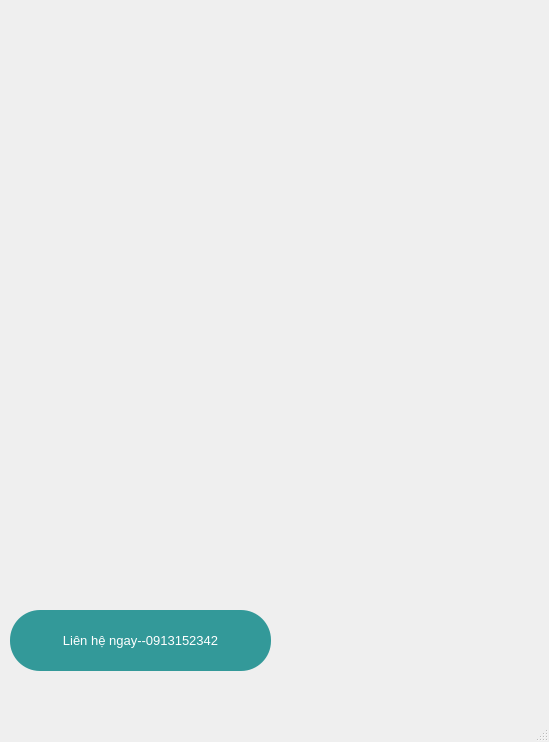
<?xml version="1.0" encoding="UTF-8"?>
<ui version="4.0">
 <class>MainWindow</class>
 <widget class="QMainWindow" name="MainWindow">
  <property name="geometry">
   <rect>
    <x>0</x>
    <y>0</y>
    <width>549</width>
    <height>742</height>
   </rect>
  </property>
  <property name="windowTitle">
   <string>MainWindow</string>
  </property>
  <widget class="QWidget" name="centralwidget">
   <widget class="QLabel" name="label">
    <property name="geometry">
     <rect>
      <x>0</x>
      <y>0</y>
      <width>551</width>
      <height>691</height>
     </rect>
    </property>
    <property name="text">
     <string/>
    </property>
    <property name="pixmap">
     <pixmap>../../../../Downloads/Green Water color Page Border A3 Poster (18).png</pixmap>
    </property>
    <property name="scaledContents">
     <bool>true</bool>
    </property>
   </widget>
   <widget class="QPushButton" name="btnComeback">
    <property name="geometry">
     <rect>
      <x>10</x>
      <y>610</y>
      <width>261</width>
      <height>61</height>
     </rect>
    </property>
    <property name="font">
     <font>
      <pointsize>10</pointsize>
     </font>
    </property>
    <property name="styleSheet">
     <string notr="true">background-color:#339999;
color:white;
border-radius:30</string>
    </property>
    <property name="text">
     <string>Liên hệ ngay--0913152342</string>
    </property>
   </widget>
  </widget>
  <widget class="QMenuBar" name="menubar">
   <property name="geometry">
    <rect>
     <x>0</x>
     <y>0</y>
     <width>549</width>
     <height>26</height>
    </rect>
   </property>
  </widget>
  <widget class="QStatusBar" name="statusbar"/>
 </widget>
 <resources/>
 <connections/>
</ui>
